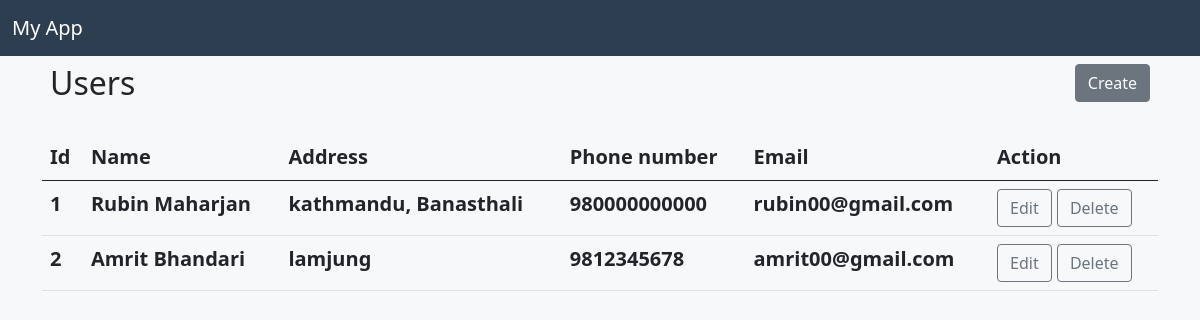
Page /crud/ on the earlier database version.
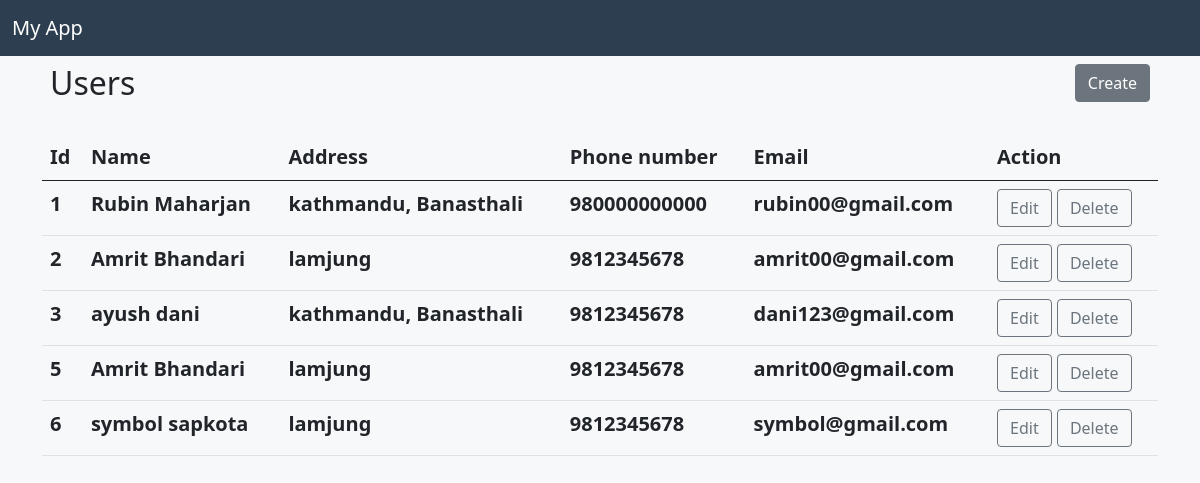
Same page on the later database version.
### crud/models.py (models this page shows, shortened)
class Employee(models.Model):
    name = models.CharField(max_length=250)
    email = models.EmailField(max_length=250)
    address = models.CharField(max_length=250)
    phone_number = models.CharField(max_length=250)

### crud/views.py (the view)
# urls.py: path('', employee_display, name="employee_display"),
def employee_display(request):
    employee = Employee.objects.all()
    return render(request, 'index.html', {'employee':employee})

### crud/templates/index.html
{% extends 'base.html' %}
{% block content %}
<div class="container">
    <div class="d-flex bd-highlight mb-3">
      <div class="me-auto p-2 bd-highlight"><h2>Users</div>
      <div class="p-2 bd-highlight">
        <a href="{% url 'crud:add_employee' %}" class="btn btn-secondary" >Create</a>
      </div>
    </div>
    <div class="table-responsive">
      <table class="table">
        <thead>
          <tr>
            <th scope="col">Id</th>
            <th scope="col">Name</th>
            <th scope="col">Address</th>
            <th scope="col">Phone number</th>
            <th scope="col">Email</th>
            <th scope="col">Action</th>
          </tr>
        </thead>
        <tbody id="mytable">
            {% for emp in employee %}
                <tr>
                    <th >{{emp.id}}</th>
                    <th>{{emp.name}}</th>
                    <th>{{emp.address}}</th>
                    <th>{{emp.phone_number}}</th>
                    <th>{{emp.email}}</th>
                    <th>
                        <a href="{% url 'crud:update_employee' emp.id %}" class="btn btn-outline-secondary">Edit</a>
                        <a href="{% url 'crud:delete_employee' emp.id %}" class="btn btn-outline-secondary">Delete</a>
                    </th>
                </tr>
              {% endfor %}
        </tbody>
      </table>
    </div>
  </div>
{% endblock content %}

### crud/templates/base.html (shortened to what this page needs)
{% load static %}
<!doctype html>
<html lang="en">
  <head>
    <link href="https://cdn.jsdelivr.net/npm/bootstrap@5.0.1/dist/css/bootstrap.min.css" rel="stylesheet">
    <link href="{% static 'css/index.css' %}" rel="stylesheet">
  </head>
  <body>
    <nav class="navbar navbar-dark bg-mynav">
      <div class="container-fluid">
        <a class="navbar-brand" href="#">My App</a>
      </div>
    </nav>
    {% block content %}{% endblock content %}
  </body>
</html>

### crud/static/css/index.css (style rules this page uses)
.bg-mynav { background-color: #2c3e50; }
body { font-size: 1.25rem; background-color: #f6f8fa; }

Differences in the rows shown:
added Employee: id "3", name "ayush dani", address "kathmandu, Banasthali", phone_number "9812345678", email "dani123@gmail.com"
added Employee: id "5", name "Amrit Bhandari", address "lamjung", phone_number "9812345678", email "amrit00@gmail.com"
added Employee: id "6", name "symbol sapkota", address "lamjung", phone_number "9812345678", email "symbol@gmail.com"
